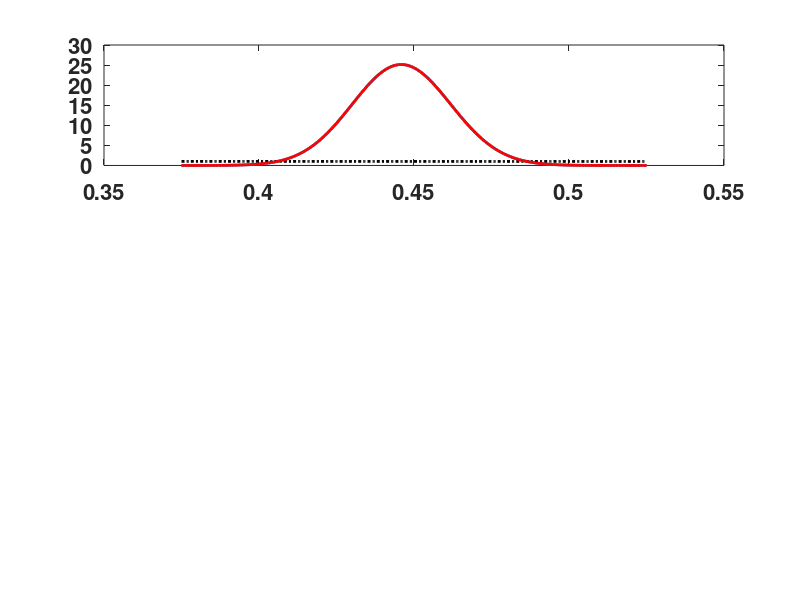

The MATLAB script that drew this image: (Note: this script raises an error after producing the figure.)
% Bayesian data analysis
% Aki Vehtari <Aki.Vehtari@aalto.fi>

% Illustrate the effect of prior.
% Comparison of posterior distributions with different
% parameter values for the beta prior distribution. 
    
% Set general figure properties
clf
set(gcf,'DefaultAxesFontSize',16,'DefaultAxesFontWeight','bold')
set(gcf,'DefaultLineLineWidth',2)
x=0.375:0.001:0.525;

% Use 3 subplots
subplot(3,1,1)
% Plot posterior, data (437,543) and uniform prior (Beta(1,1))
a=438;b=544;
plot(x,betapdf(x,a,b))
% Plot prior and posterior: data (437,543) and prior Beta(0.485*2,(1-0.485)*2)
ap=0.485*2;bp=(1-0.485)*2;
aa=437+ap;bb=543+bp;
hold on
plot(x,betapdf(x,ap,bp),'k:',x,betapdf(x,aa,bb),'r')
hold off
h=legend('Post with unif prior','Informative prior','Posterior',2);
set(h,'FontSize',12,'FontWeight','normal')
% Additional decoration
set(gca,'XLim',[0.375 0.525],'XTick',[0.4 0.45 0.485 0.5])
set(gca,'Ytick',[]);
line([0.485 0.485],ylim,'LineStyle','--','Color','k')
title('alpha/(alpha+beta)=0.485, alpha+beta=2')
% wait for enter
pause

% Second subplot
subplot(3,1,2)
% Plot posterior, data (437,543) and uniform prior (Beta(1,1))
a=438;b=544;
plot(x,betapdf(x,a,b))
% Plot posterior, data (437,543) and prior Beta(0.485*20,(1-0.485)*20)
ap=0.485*20;bp=(1-0.485)*20;
aa=437+ap;bb=543+bp;
hold on
plot(x,betapdf(x,ap,bp),'k:',x,betapdf(x,aa,bb),'r')
hold off
% Additional decoration
set(gca,'XLim',[0.375 0.525],'XTick',[0.4 0.45 0.485 0.5])
set(gca,'Ytick',[]);
line([0.485 0.485],ylim,'LineStyle','--','Color','k')
title('alpha/(alpha+beta)=0.485, alpha+beta=20')
% wait
pause

% Third subplot
subplot(3,1,3)
% Plot posterior, data (437,543) and uniform prior (Beta(1,1))
a=438;b=544;
plot(x,betapdf(x,a,b))
% Plot posterior, data (437,543) and prior Beta(0.485*20,(1-0.485)*20)
ap=0.485*200;bp=(1-0.485)*200;
aa=437+ap;bb=543+bp;
hold on
plot(x,betapdf(x,ap,bp),'k:',x,betapdf(x,aa,bb),'r')
hold off
% Additional decoration
set(gca,'XLim',[0.375 0.525],'XTick',[0.4 0.45 0.485 0.5])
set(gca,'Ytick',[]);
line([0.485 0.485],ylim,'LineStyle','--','Color','k')
title('alpha/(alpha+beta)=0.485, alpha+beta=200')
